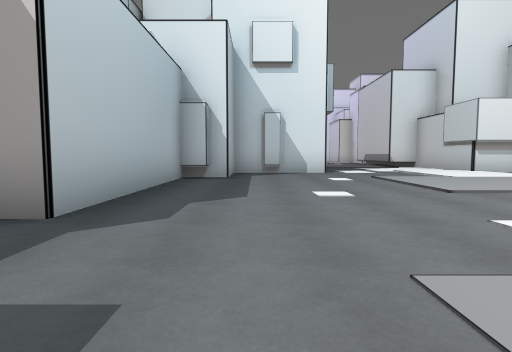
View 1 (above)

15 first-person views from a walk through a 3-D level made in the Unity game engine. The camera is 1.2 m above the floor, tilts 4° down and sees 80° across. The floor is counted in squares, 2.4 m on a side. Each view is taken from the middle of a square. On the plan, view 1 faces up. The plan holds only what a view shows up to about 9 squares ahead; the rest is blank. The place goes on beyond the plan. The player character is not drawn.

View 2
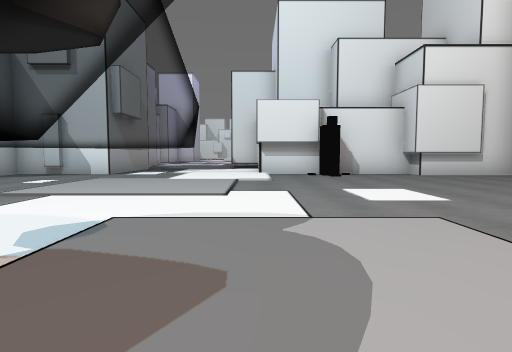

View 3
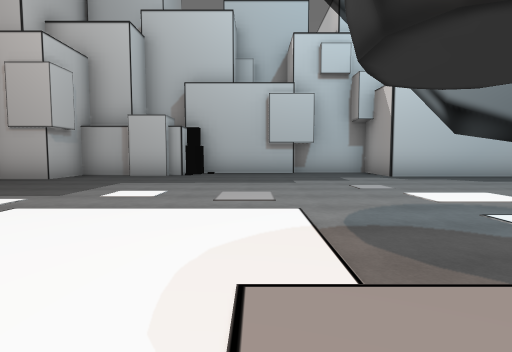

View 4
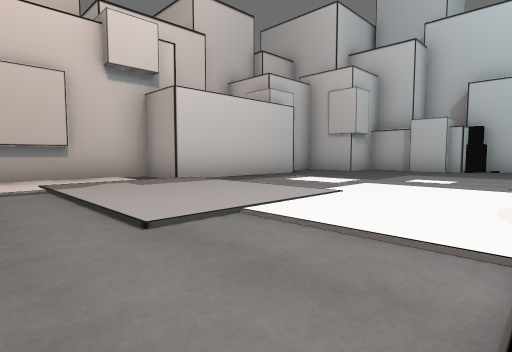

View 5
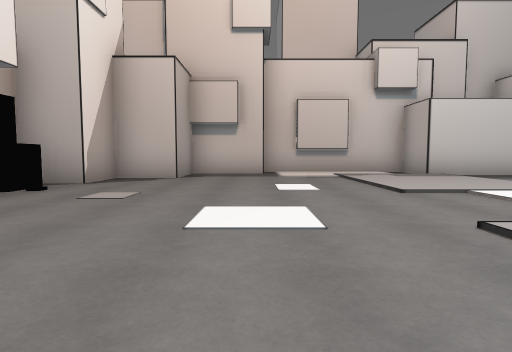

View 6
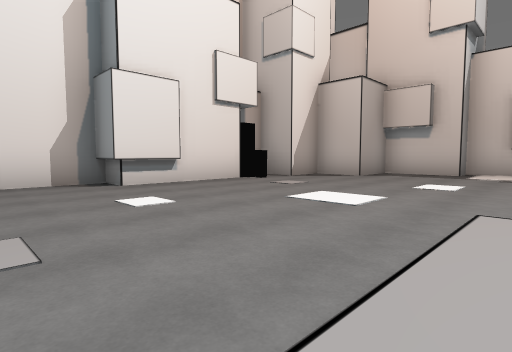

View 7
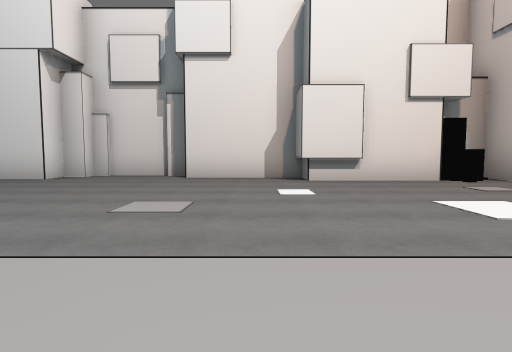

View 8
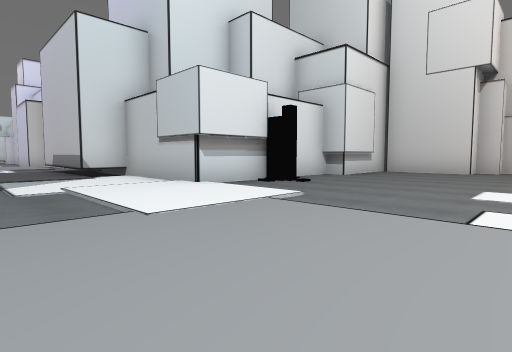

View 9
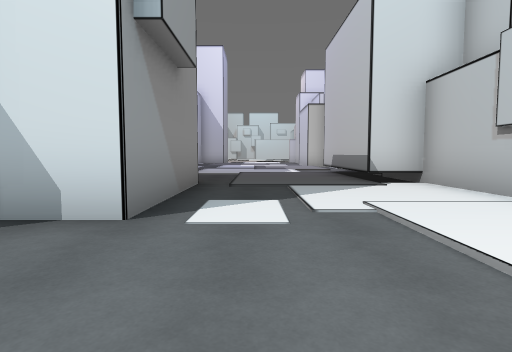

View 10
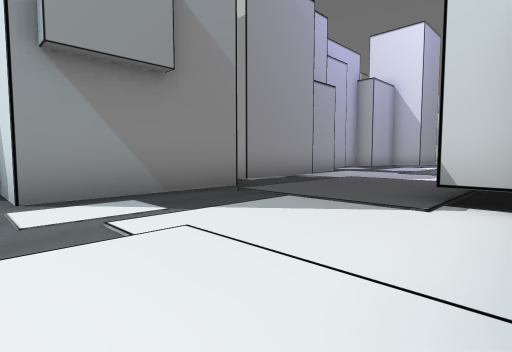

View 11
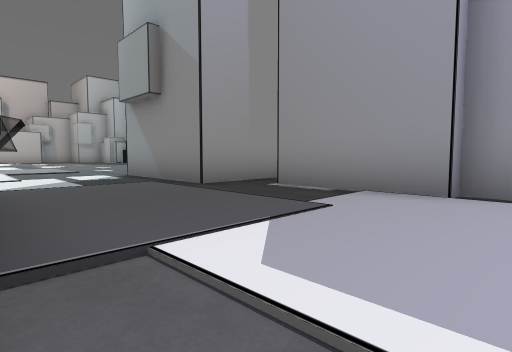

View 12
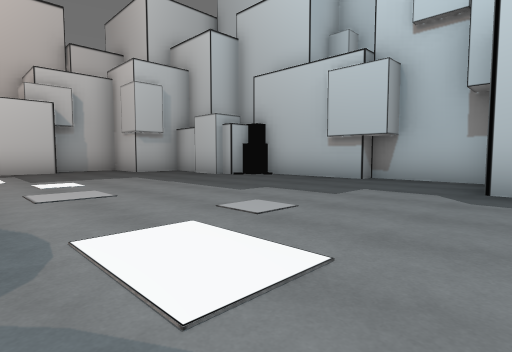

View 13
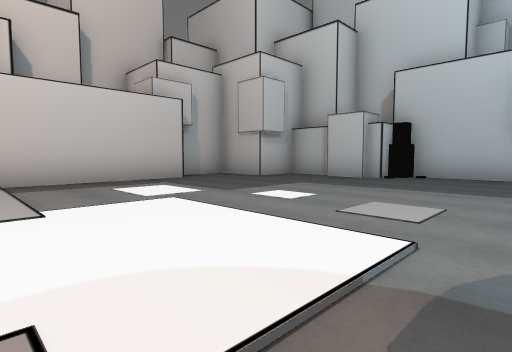

View 14
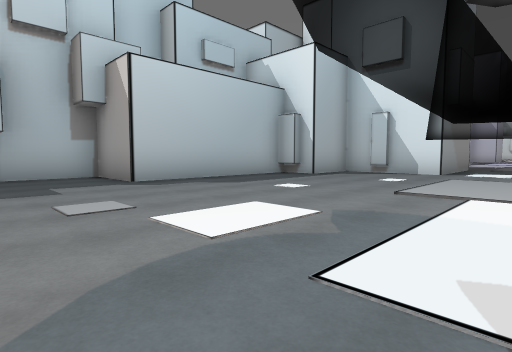

View 15
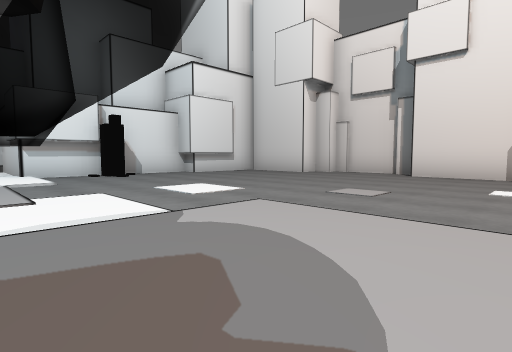

### Floor plan
Points are (right, up) in squares from view 1. A wall is a line through its corners. A room is listed if a view was taken in it or the views show most of it. See-through windows are left out.
Room 1 (views 1, 2, 3, 4, 5, 6, 7, 8, 9, 10, 11, 12, 13, 14, 15)
walls: (8, 8.5) (6.1, 8.5) (6.1, 12.8); (-1, 6.5) (-1.6, 6.5); (12.4, 0.1) (13.2, 0.1); (10.3, 8) (10.3, 8.5); (12.4, -2.5) (12.4, -0.1) (13.2, -0.1) (13.2, 2.8); (13.7, 2.8) (13.7, 3.2); (-2.5, -2.9) (-2.1, -2.9) (-2.1, -5.5) (-0.7, -5.5) (-0.7, -7.1) (0.9, -7.1); (13.9, 3.2) (13.9, 5.2); (13.4, 5.2) (13.4, 5.7) (12.8, 5.7) (12.8, 7); (1, -6.4) (4.8, -6.4) (4.8, -7.7) (8.8, -7.7) (8.8, -7.1) (10.7, -7.1) (10.7, -5.5) (12, -5.5) (12, -4.3) (13.1, -4.3); (6.1, 11.6) (5.1, 11.6) (5.1, 15); (6.4, -7.6) (7.9, -7.6); (12.8, 8) (10.1, 8) (10.1, 8.5) (8.2, 8.5); (-0.1, 11.6) (1.9, 11.6) (1.9, 8.5) (-0.7, 8.5) (-0.7, 6.8) (-1.6, 6.8) (-1.6, 2.4) (-3.4, 2.4) (-3.4, 0.1) (-3, 0.1) (-3, -2.6); (0.7, 15.8) (0.7, 15.2) (1.1, 15.2) (1.1, 12.6)
objects: other object (-2, -4); other object (0, 9); other object (8, 8); other object (13, -3)

Positions as (right, up) in squares from view 1, and headings:
1: (0, 0), facing up
2: (6, 0), facing up
3: (6, -1), facing left
4: (8, -1), facing down-left
5: (9, 1), facing down
6: (7, 2), facing down-right
7: (6, 1), facing right
8: (3, 4), facing up-right
9: (3, 6), facing up
10: (6, 8), facing up-left
11: (5, 16), facing down-left
12: (3, 3), facing down-left
13: (5, 0), facing down-left
14: (4, 0), facing up-left
15: (5, 0), facing up-right
